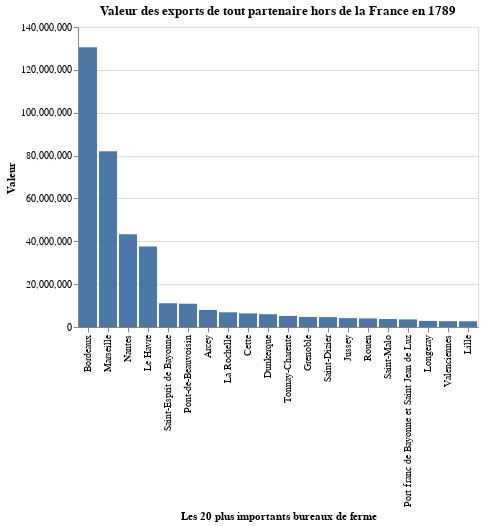

The notebook cell saved with this chart:
### Code cell
# Apply filters for this aggregation
filtered_relation = f"""
    {base_relation}
    AND export_import = 'Exports'
    """

# Aggregate the relation by 'customs_office'
data = aggregate_order_data(relation=filtered_relation)
title = 'Valeur des exports de tout partenaire hors de la France en 1789'


# Visualise this relation
chart = visualise_single(
    data,
    'Valeur des exports de tout partenaire hors de la France en 1789'
)

chart

### Figure 1 — Vega-Lite specification as saved in the notebook (floating-point values rounded to 4 significant figures)
{"config": {"view": {"continuousWidth": 400, "continuousHeight": 300}}, "data": {"name": "data-725dd744f36e64acb22772b5df850fc8"}, "mark": "bar", "encoding": {"x": {"field": "customs_office", "sort": "-y", "title": "Les 20 plus importants bureaux de ferme", "type": "nominal"}, "y": {"field": "total_value", "title": "Valeur", "type": "quantitative"}}, "title": "Valeur des exports de tout partenaire hors de la France en 1789", "$schema": "https://vega.github.io/schema/vega-lite/v5.json", "datasets": {"data-725dd744f36e64acb22772b5df850fc8": [{"customs_office": "Bordeaux", "total_value": 130600000.0}, {"customs_office": "Marseille", "total_value": 82040000.0}, {"customs_office": "Nantes", "total_value": 43320000.0}, {"customs_office": "Le Havre", "total_value": 37600000.0}, {"customs_office": "Saint-Esprit de Bayonne", "total_value": 11100000.0}, {"customs_office": "Pont-de-Beauvoisin", "total_value": 10870000.0}, {"customs_office": "Arcey", "total_value": 7975000.0}, {"customs_office": "La Rochelle", "total_value": 6853000.0}, {"customs_office": "Cette", "total_value": 6347000.0}, {"customs_office": "Dunkerque", "total_value": 5972000.0}, {"customs_office": "Tonnay-Charente", "total_value": 5159000.0}, {"customs_office": "Grenoble", "total_value": 4690000.0}, {"customs_office": "Saint-Dizier", "total_value": 4619000.0}, {"customs_office": "Jussey", "total_value": 4139000.0}, {"customs_office": "Rouen", "total_value": 4015000.0}, {"customs_office": "Saint-Malo", "total_value": 3739000.0}, {"customs_office": "Port franc de Bayonne et Saint Jean de Luz", "total_value": 3559000.0}, {"customs_office": "Longeray", "total_value": 2842000.0}, {"customs_office": "Valenciennes", "total_value": 2716000.0}, {"customs_office": "Lille", "total_value": 2671000.0}]}}
